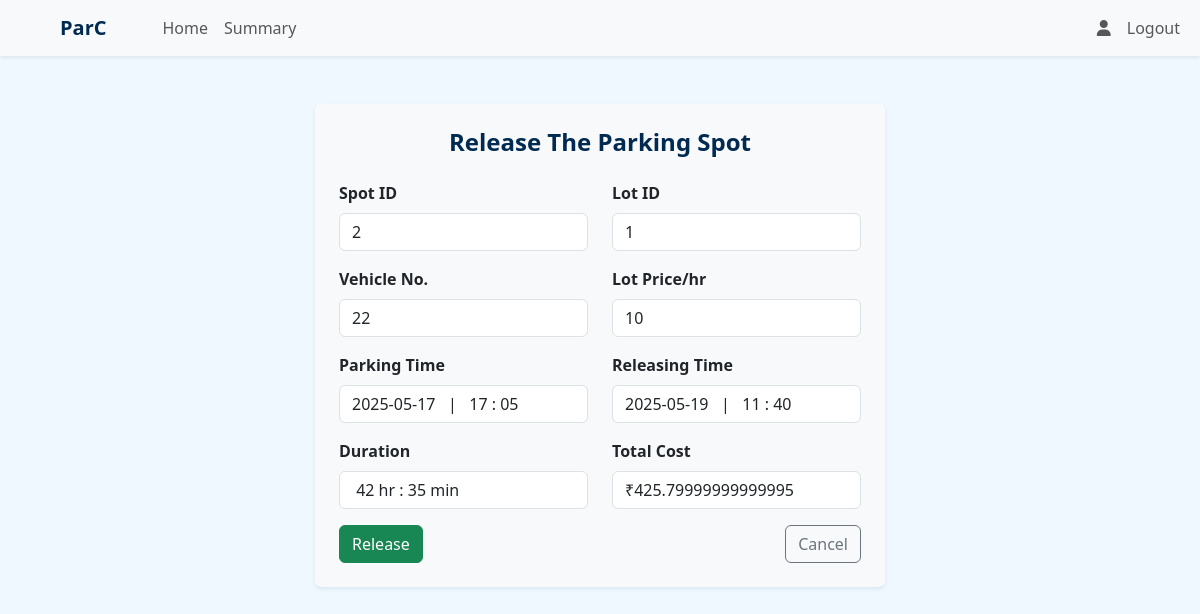
Before: /user/reserved_spot/2 (signed in) with the older database file.
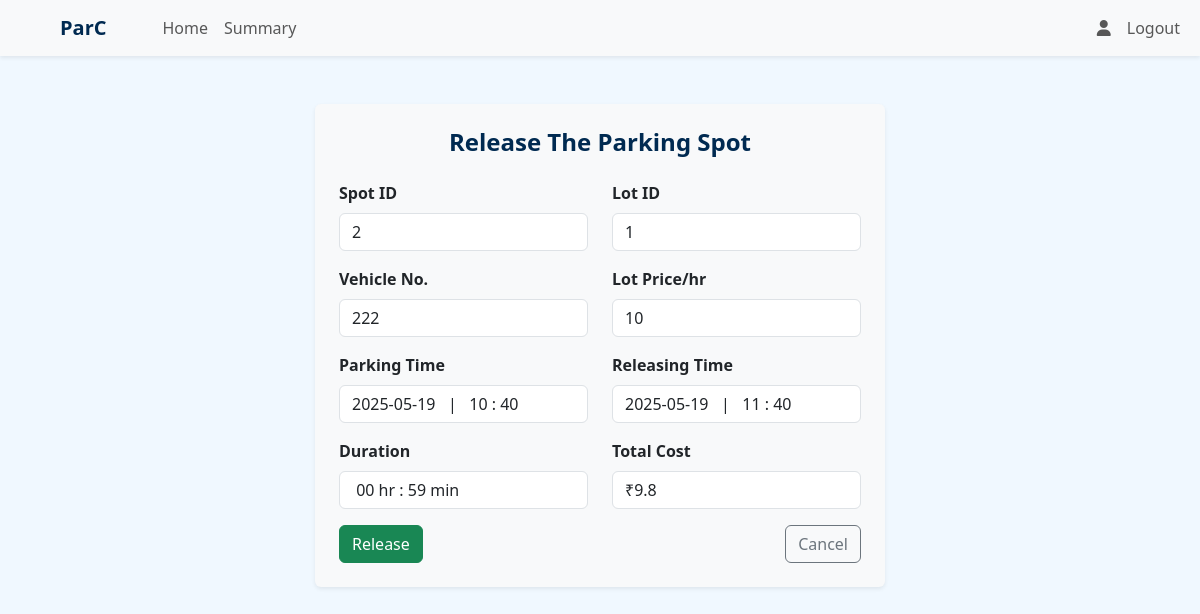
After: the same page with the newer database file.
### application/models.py (models this page shows)
class Reservation(db.Model):
    id = db.Column(db.Integer, primary_key = True)
    spot_id = db.Column(db.Integer, db.ForeignKey('parking_spot.id'), nullable=False)
    user_id = db.Column(db.Integer, db.ForeignKey('user.id'), nullable = False)
    vrn = db.Column(db.String, nullable = False)
    parking_timestamp = db.Column(db.DateTime, nullable = False)
    leaving_timestamp = db.Column(db.DateTime, nullable = True)
    duration = db.Column(db.String, nullable = True)
    status = db.Column(db.String, nullable = False, default = 'unpaid')
    parking_cost = db.Column(db.Integer, nullable = False, default = 0)

### application/routes.py (the view)
@app.route('/user/reserved_spot/<int:reserve_id>')
@auth_required()
@roles_required('user')
def get_reservation(reserve_id):
    user = current_user
    reservation = Reservation.query.get(reserve_id)
    if reservation:
        duration = get_duration(reservation.parking_timestamp)
        result = {
            "id": reservation.id,
            "spot_id": reservation.spot_id,
            "lot_id": reservation.spot.lot_id,
            "pl_name": reservation.spot.lot.pl_name,
            "user_id": reservation.user_id,
            "vrn": reservation.vrn,
            "parking_timestamp": reservation.parking_timestamp,
            "leaving_timestamp": datetime.now(),
            "duration_min": duration['duration_min'],
            "duration_hr": duration['duration_hr'],
            "status": reservation.status,
            "price": reservation.spot.lot.price,
            "total_cost": (reservation.spot.lot.price * duration['duration_in_hr'])
        }
    return render_template('release_spot.html', user=user, reservation=result)

### application/utils.py (called while the page is built)
def get_duration(parking_timestamp):
    current_time = datetime.now()
    duration = current_time - parking_timestamp
    duration_in_seconds = int(duration.total_seconds())
    duration_in_min = duration_in_seconds//60
    duration_in_hr = round(duration_in_min/60, 2)
    duration_min = duration_in_min % 60
    duration_hr = duration_in_min // 60
    return {
        "duration_in_seconds": duration_in_seconds,
        "duration_in_min": duration_in_min,
        "duration_in_hr": duration_in_hr,
        "duration_min": duration_min,
        "duration_hr": duration_hr
    }

### templates/release_spot.html (shortened to what this page needs)
{% extends "user_dashboard.html" %}
{% block content %}
<div class="container my-5">
    <div class="row justify-content-center">
        <div class="col-md-6 bg-light p-4 rounded shadow-sm">
            <h4 class="text-center fw-semibold mb-4">Release The Parking Spot</h4>
            <div class="row mb-3">
                <div class="col-md-6">
                    <label for="spot_id" class="form-label fw-semibold">Spot ID</label>
                    <input type="text" class="form-control" id="spot_id" name="spot_id" value="{{reservation.spot_id}}"
                        readonly>
                </div>
                <div class="col-md-6">
                    <label for="lot_id" class="form-label fw-semibold">Lot ID</label>
                    <input type="text" class="form-control" id="lot_id" name="lot_id" value="{{reservation.lot_id}}"
                        readonly>
                </div>
            </div>
            <div class="row mb-3">
                <div class="col-md-6">
                    <label for="vrn" class="form-label fw-semibold">Vehicle No.</label>
                    <input type="text" class="form-control" id="vrn" name="vrn" value="{{reservation.vrn}}" readonly>
                </div>
                <div class="col-md-6">
                    <label for="price" class="form-label fw-semibold">Lot Price/hr</label>
                    <input type="text" class="form-control" id="price" name="price" value="{{reservation.price}}"
                        readonly>
                </div>
            </div>
            <div class="row mb-3">
                <div class="col-md-6">
                    <label for="parkingtime" class="form-label fw-semibold"> Parking Time</label>
                    <input type="text" class="form-control" id="parkingtime" name="parkingtime"
                        value="{{reservation.parking_timestamp.strftime('%Y-%m-%d   |   %H : %M')}}" readonly>
                </div>
                <div class="col-md-6">
                    <label for="leavingtime" class="form-label fw-semibold">Releasing Time</label>
                    <input type="text" class="form-control" id="leavingtime" name="leavingtime"
                        value="{{reservation.leaving_timestamp.strftime('%Y-%m-%d   |   %H : %M')}}" readonly>
                </div>
            </div>
            <div class="row mb-3">
                <div class="col-md-6">
                    <label for="duration" class="form-label fw-semibold">Duration</label>
                    <input type="text" class="form-control" id="duration" name="duration"
                        value="{{' %02d hr : %02d min ' %(reservation.duration_hr, reservation.duration_min)}}"
                        readonly>
                </div>
                <div class="col-md-6">
                    <label for="totalcost" class="form-label fw-semibold">Total Cost</label>
                    <input type="text" class="form-control" id="totalcost" name="totalcost"
                        value="₹{{reservation.total_cost}}" readonly>
                </div>
            </div>
            <div class="d-flex justify-content-between">
                <a href="{{url_for('release_spot', reserve_id = reservation.id)}}" class="btn btn-success">Release</a>
                <a href="javascript:history.back()" class="btn btn-outline-secondary">Cancel</a>
            </div>
        </div>
    </div>
</div>
{% endblock %}

Changed rows visible on the page:
changed Reservation: vrn "22" → "222"; parkingtime "2025-05-17 | 17 : 05" → "2025-05-19 | 10 : 40"
Other visible differences:
form field duration: "42 hr : 35 min" → "00 hr : 59 min"
form field totalcost: "₹425.79999999999995" → "₹9.8"
